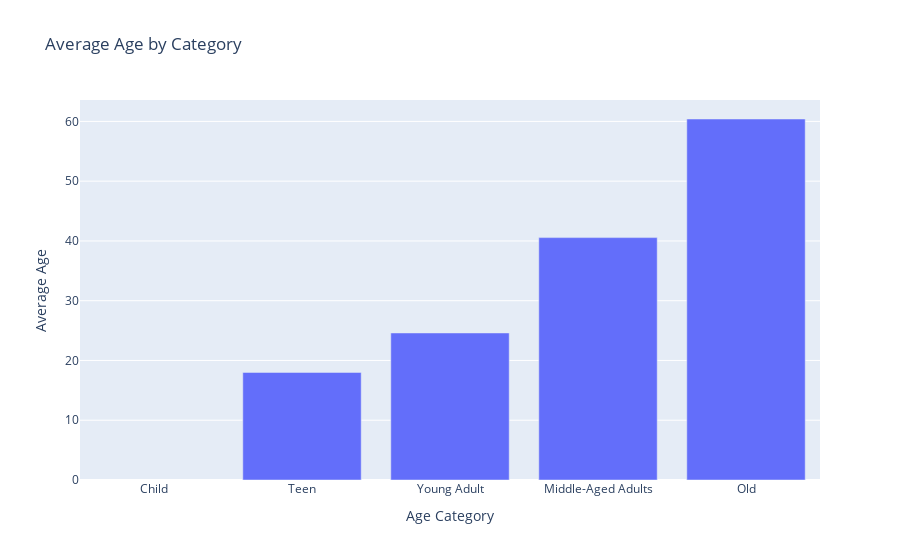

Notebook code cell kept with this figure:
### Code cell
import numpy as np
import pandas as pd
import seaborn as sns
import matplotlib.pyplot as plt
import plotly.express as px
shop = pd.read_csv('D:/Jupyter Projects/shopping_trends.csv')
shop['Age_category'] = pd.cut(shop['Age'], bins=[0, 15, 18, 30, 50, 70], labels=['Child', 'Teen', 'Young Adult', 'Middle-Aged Adults', 'Old'])
age_avg = shop.groupby('Age_category')['Age'].mean().reset_index()
age_avg = shop.groupby('Age_category', as_index=False)['Age'].mean()
fig = px.bar(age_avg, x='Age_category', y='Age', 
             title='Average Age by Category',
             labels={'Age': 'Average Age', 'Age_category': 'Age Category'})
fig.show()

### Figure 1 — Plotly figure (JSON) as saved in the notebook; plotly's stock layout.template omitted (floating-point values rounded to 4 significant figures)
{"data": [{"alignmentgroup": "True", "hovertemplate": "Age Category=%{x}<br>Average Age=%{y}<extra></extra>", "legendgroup": "", "marker": {"color": "#636efa", "pattern": {"shape": ""}}, "name": "", "offsetgroup": "", "orientation": "v", "showlegend": false, "textposition": "auto", "type": "bar", "x": ["Child", "Teen", "Young Adult", "Middle-Aged Adults", "Old"], "xaxis": "x", "y": [null, 18, 24.6, 40.56, 60.4], "yaxis": "y"}], "layout": {"barmode": "relative", "legend": {"tracegroupgap": 0}, "title": {"text": "Average Age by Category"}, "xaxis": {"anchor": "y", "domain": [0, 1], "title": {"text": "Age Category"}}, "yaxis": {"anchor": "x", "domain": [0, 1], "title": {"text": "Average Age"}}}}
